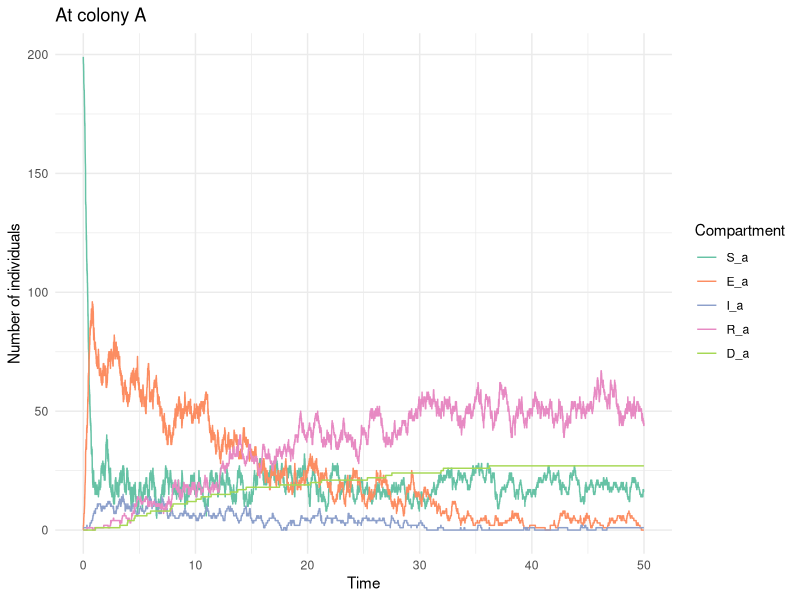
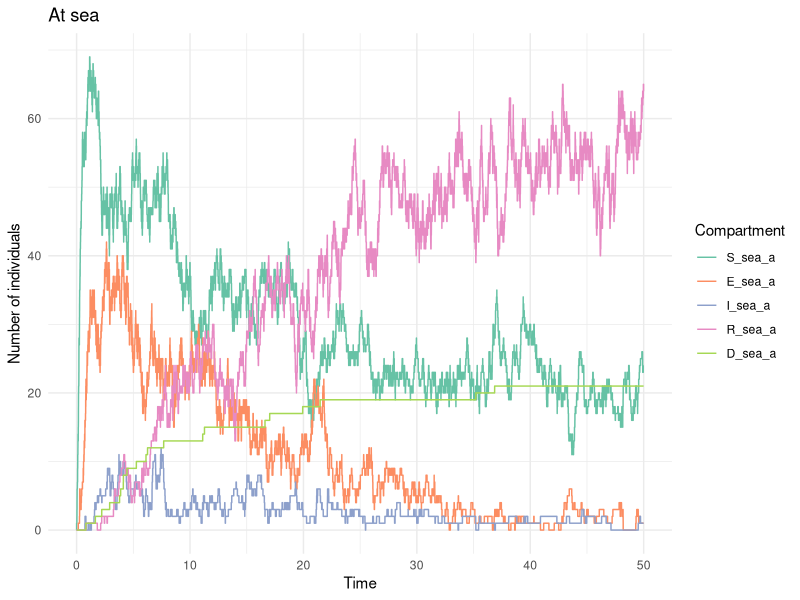
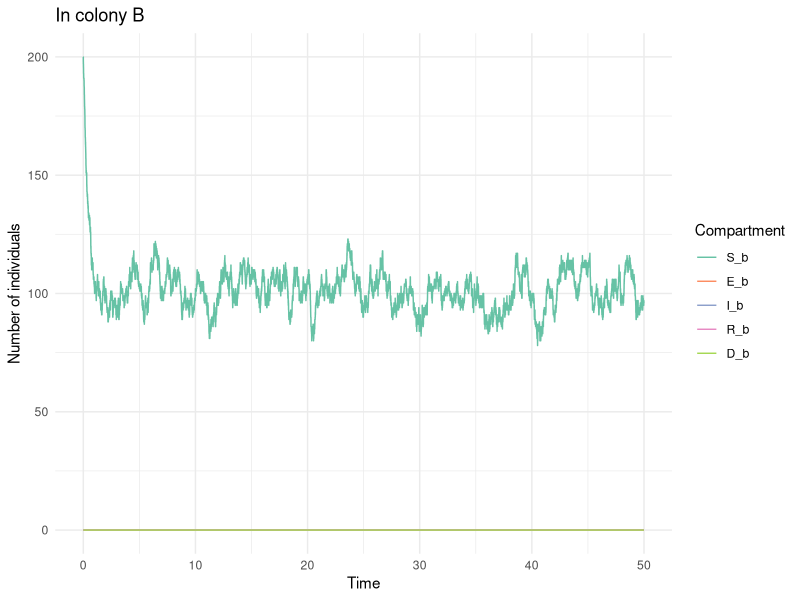

Generate these figures, in order, with R:



# -------------------------------------------------------------------------


# -------------------------------------------------------------------------



library(tidyverse)
library(ggplot2)
library(reshape2)
library(abind)
library(cowplot)

# Parameters

# Simulation time

total_time = 50    

param = list( 
  
  # Epidemiological parameters
  
  # Transmission rate from exposed individuals and from infectious individuals in a colony, at sea
  beta = matrix(c(0.05, 0.15,
                  0.00, 0.00),
                nrow = 2, ncol = 2, byrow = T),
  # Rate of progression from exposed to infectious (inverse of incubation period)
  sigma = 1/10,
  # Rate of progression from infectious to exposed
  eta =  0.9, 
  # Recovery rate (inverse of infectious period)
  gamma = 1/3,
  # Disease-related mortality rate
  mu = 1/3 * 0.5,
  
  
  # Mobility  parameters
  
  # Transition from sea to the colony (breeders)
  zeta_to_colony = 1,
  # Transition from colony to the sea (breeders)
  zeta_to_sea = 1,
  # Transition from breeder to nonbreeder (reproductive failure)
  psi = 1/50,
  # Transition from sea to the colony (non-breeders)
  rho_to_colony = 1/7,
  # Transition from colony to the sea (non-breeders)
  rho_to_sea = 1/7 * 7,

  
  # Induced dispersion parameters
  
  # Proportion of dispersed adults
  prop_dispersal = 1,
  # Proportion of prospectors among dispersed adults
  prop_prospecting = 0.2,
  # Date of induced dispersion
  dispersal_date = 10 

)


# Initial state

## In colony A
N = 200                  
initial_infected = 1
initial_exposed = 0
initial_recovered = 0
initial_susceptible = N - initial_infected - initial_exposed - initial_recovered
initial_dead = 0

initial_state_A = c(S = initial_susceptible,
                     E = initial_exposed,
                     I = initial_infected,
                     R = initial_recovered,
                     D = initial_dead)

## At sea A
N = 0                  
initial_infected = 0
initial_exposed = 0
initial_recovered = 0
initial_susceptible = N - initial_infected - initial_exposed - initial_recovered
initial_dead = 0

initial_state_sea_a = c(S = initial_susceptible,
                       E = initial_exposed,
                       I = initial_infected,
                       R = initial_recovered,
                       D = initial_dead)

## At sea B
N = 0                  
initial_infected = 0
initial_exposed = 0
initial_recovered = 0
initial_susceptible = N - initial_infected - initial_exposed - initial_recovered
initial_dead = 0

initial_state_sea_b = c(S = initial_susceptible,
                      E = initial_exposed,
                      I = initial_infected,
                      R = initial_recovered,
                      D = initial_dead)

## In colony B
N = 200                  
initial_infected = 0
initial_exposed = 0
initial_recovered = 0
initial_susceptible = N - initial_infected - initial_exposed - initial_recovered
initial_dead = 0

initial_state_B <- c(S = initial_susceptible,
                     E = initial_exposed,
                     I = initial_infected,
                     R = initial_recovered,
                     D = initial_dead)


initial_state = matrix(data = c(initial_state_A,
                                initial_state_sea_a,
                                initial_state_sea_b,
                                initial_state_B), 
                       nrow = 4, ncol = 5, 
                       byrow = T)


# Gillespie SEIR model function
gillespie_seir = function(param, 
                           initial_state, 
                           total_time) {
  
  beta_E_colony = param$beta[1,1]
  beta_I_colony = param$beta[1,2]
  beta_E_sea = param$beta[2,1]
  beta_I_sea = param$beta[2,2]
  
  sigma = param$sigma
  eta = param$eta
  gamma = param$gamma
  mu = param$mu
  
  zeta_to_colony = param$zeta_to_colony
  zeta_to_sea = param$zeta_to_sea
  psi = param$psi
  rho_to_colony = param$rho_to_colony
  rho_to_sea = param$rho_to_sea
  
  prop_dispersal = param$prop_dispersal
  prop_prospecting = param$prop_prospecting
  dispersal_date = param$dispersal_date
  
  # Initialization
  times = c(0)
  states = array(dim = c(4,5,1), data = initial_state)
  already_dispersed = F
  
  # Next event
  while (times[length(times)] < total_time) {
    
    S_a = states[1, 1, dim(states)[3]]
    E_a = states[1, 2, dim(states)[3]]
    I_a = states[1, 3, dim(states)[3]]
    R_a = states[1, 4, dim(states)[3]]
    D_a = states[1, 5, dim(states)[3]]
    
    S_sea_a = states[2, 1, dim(states)[3]]
    E_sea_a = states[2, 2, dim(states)[3]]
    I_sea_a = states[2, 3, dim(states)[3]]
    R_sea_a = states[2, 4, dim(states)[3]]
    D_sea_a = states[2, 5, dim(states)[3]]
    
    S_sea_b = states[3, 1, dim(states)[3]]
    E_sea_b = states[3, 2, dim(states)[3]]
    I_sea_b = states[3, 3, dim(states)[3]]
    R_sea_b = states[3, 4, dim(states)[3]]
    D_sea_b = states[3, 5, dim(states)[3]]
    
    S_b = states[4, 1, dim(states)[3]]
    E_b = states[4, 2, dim(states)[3]]
    I_b = states[4, 3, dim(states)[3]]
    R_b = states[4, 4, dim(states)[3]]
    D_b = states[4, 5, dim(states)[3]]
    
    # Rates of each possible event
    rates = c(
      "S_a_to_E_a" = beta_E_colony * S_a * E_a + beta_I_colony * S_a * I_a,
      "E_a_to_S_a" = eta * E_a,
      "E_a_to_I_a" = sigma * E_a,
      "I_a_to_R_a" = gamma * I_a,
      "I_a_to_D_a" = mu * I_a,
      
      "S_sea_a_to_E_sea_a" = beta_E_sea * S_sea_a * E_sea_a + beta_I_sea * S_sea_a * I_sea_a,
      "E_sea_a_to_S_sea_a" = eta * E_sea_a,
      "E_sea_a_to_I_sea_a" = sigma * E_sea_a,
      "I_sea_a_to_R_sea_a" = gamma * I_sea_a,
      "I_sea_a_to_D_sea_a" = mu * I_sea_a,
      
      "S_sea_b_to_E_sea_b" = beta_E_sea * S_sea_b * E_sea_b + beta_I_sea * S_sea_b * I_sea_b,
      "E_sea_b_to_S_sea_b" = eta * E_sea_b,
      "E_sea_b_to_I_sea_b" = sigma * E_sea_b,
      "I_sea_b_to_R_sea_b" = gamma * I_sea_b,
      "I_sea_b_to_D_sea_b" = mu * I_sea_b,
      
      "S_b_to_E_b" = beta_E_colony * S_b * E_b + beta_I_colony * S_b * I_b,
      "E_b_to_S_b" = eta * E_b,
      "E_b_to_I_b" = sigma * E_b,
      "I_b_to_R_b" = gamma * I_b,
      "I_b_to_D_b" = mu * I_b,
      
      "S_a_to_S_sea_a" = zeta_to_sea * S_a,
      "E_a_to_E_sea_a" = zeta_to_sea * E_a,
      "I_a_to_I_sea_a" = zeta_to_sea * I_a,
      "R_a_to_R_sea_a" = zeta_to_sea * R_a,
      
      "S_sea_a_to_S_a" = zeta_to_colony * S_sea_a,
      "E_sea_a_to_E_a" = zeta_to_colony * E_sea_a,
      "I_sea_a_to_I_a" = zeta_to_colony * I_sea_a,
      "R_sea_a_to_R_a" = zeta_to_colony * R_sea_a,
      
      "S_b_to_S_sea_b" = zeta_to_sea * S_b,
      "E_b_to_E_sea_b" = zeta_to_sea * E_b,
      "I_b_to_I_sea_b" = zeta_to_sea * I_b,
      "R_b_to_R_sea_b" = zeta_to_sea * R_b,
      
      "S_sea_b_to_S_b" = zeta_to_colony * S_sea_b,
      "E_sea_b_to_E_b" = zeta_to_colony * E_sea_b,
      "I_sea_b_to_I_b" = zeta_to_colony * I_sea_b,
      "R_sea_b_to_R_b" = zeta_to_colony * R_sea_b
      
    )

    total_rate = sum(rates)
    
    if (total_rate == 0) {
      break
    }
    
    time_step = rexp(1, total_rate)
    next_time = times[length(times)] + time_step
    
    # Induction of dispersion
    if (F) { 
    #if (next_time > dispersal_date & !already_dispersed) { 
      
      # Number of adults in colony A
      N_a = S_a + E_a + I_a + R_a
      # Number of adults in colony A who are dispersed
      N_disp_a = round(N_a * prop_dispersal)
      # Distribution of dispersed adults by epidemiological status
      disp_a = sample(c(rep("S_a", S_a), rep("E_a", E_a),rep("I_a", I_a),rep("R_a", R_a)),
             size = N_disp_a, 
             replace = F) %>% 
        factor(., levels = c("S_a","E_a","I_a","R_a")) %>% 
        table()

      # Number of susceptible adults who are dispersed from colony A
      disp_S_a = disp_a["S_a"]
      # Number of susceptible adults who are dispersed from colony A and prospect other colonies
      disp_S_a_prospecting=  rbinom(1, size = disp_S_a, prob = prop_prospecting)
      # Update of the number of susceptible adults
      S_a = S_a - disp_S_a
      S_sea = S_sea + (disp_S_a - disp_S_a_prospecting)
      S_b = S_b + disp_S_a_prospecting
      
      # Same for exposed adults from colony A
      disp_E_a = disp_a["E_a"]
      disp_E_a_prospecting=  rbinom(1, size = disp_E_a, prob = prop_prospecting)
      E_a = E_a - disp_E_a
      E_sea = E_sea + (disp_E_a - disp_E_a_prospecting)
      E_b = E_b + disp_E_a_prospecting
      
      # Same for infected adults from colony A
      disp_I_a = disp_a["I_a"]
      disp_I_a_prospecting=  rbinom(1, size = disp_I_a, prob = prop_prospecting)
      I_a = I_a - disp_I_a
      I_sea = I_sea + (disp_I_a - disp_I_a_prospecting)
      I_b = I_b + disp_I_a_prospecting
      
      # Same for recovered adults from colony A
      disp_R_a = disp_a["R_a"]
      disp_R_a_prospecting=  rbinom(1, size = disp_R_a, prob = prop_prospecting)
      R_a = R_a - disp_R_a
      R_sea = R_sea + (disp_R_a - disp_R_a_prospecting)
      R_b = R_b + disp_R_a_prospecting
      
      already_dispersed = T
      
      new_state = matrix(data = c(S_a, E_a, I_a, R_a, D_a,
                                  S_sea, E_sea, I_sea, R_sea, D_sea,
                                  S_b, E_b, I_b, R_b, D_b),
                         nrow = 3, ncol = 5, 
                         byrow = T)
      
      states = abind(states, new_state)
      
      times = c(times, dispersal_date)
      
      # Transmission period
      period = findInterval(times[length(times)], transmission_period) 
      beta_colony_t = beta_colony[period]
      beta_sea_t = beta_sea[period]
      
      # Rates of each possible event
      rates = c(
        "S_a_to_E_a" = beta_colony_t * S_a * I_a,
        "E_a_to_S_a" = eta * E_a,
        "E_a_to_I_a" = sigma * E_a,
        "I_a_to_R_a" = gamma * I_a,
        "I_a_to_D_a" = mu * I_a,
        
        "S_sea_to_E_sea" = beta_sea_t * S_sea * I_sea,
        "E_sea_to_S_sea" = eta * E_sea,
        "E_sea_to_I_sea" = sigma * E_sea,
        "I_sea_to_R_sea" = gamma * I_sea,
        "I_sea_to_D_sea" = mu * I_sea,
        
        "S_b_to_E_b" = beta_colony_t * S_b * I_b,
        "E_b_to_S_b" = eta * E_b,
        "E_b_to_I_b" = sigma * E_b,
        "I_b_to_R_b" = gamma * I_b,
        "I_b_to_D_b" = mu * I_b,
        
        "S_a_to_S_sea" = zeta * S_a,
        "E_a_to_E_sea" = zeta * E_a,
        "I_a_to_I_sea" = zeta * I_a,
        "R_a_to_R_sea" = zeta * R_a
        
      )
      
      total_rate = sum(rates)
      
      if (total_rate == 0) {
        break
      }
      
      time_step = rexp(1, total_rate)
      next_time = times[length(times)] + time_step
        
    }
    

    times = c(times, next_time)
    
    transition = sample(names(rates), 1, prob = rates / total_rate)
    
    if (transition == "S_a_to_E_a") {
      S_a = S_a - 1
      E_a = E_a + 1
    } else if (transition == "E_a_to_S_a") {
      E_a = E_a - 1
      S_a = S_a + 1
    } else if (transition == "E_a_to_I_a") {
      E_a = E_a - 1
      I_a = I_a + 1
    } else if (transition == "I_a_to_R_a") {
      I_a = I_a - 1
      R_a = R_a + 1
    } else if (transition == "I_a_to_D_a") {
      I_a = I_a - 1
      D_a = D_a + 1
    } else if (transition == "S_sea_a_to_E_sea_a") {
      S_sea_a = S_sea_a - 1
      E_sea_a = E_sea_a + 1
    } else if (transition == "E_sea_a_to_S_sea_a") {
      E_sea_a = E_sea_a - 1
      S_sea_a = S_sea_a + 1
    } else if (transition == "E_sea_a_to_I_sea_a") {
      E_sea_a = E_sea_a - 1
      I_sea_a = I_sea_a + 1
    } else if (transition == "I_sea_a_to_R_sea_a") {
      I_sea_a = I_sea_a - 1
      R_sea_a = R_sea_a + 1
    } else if (transition == "I_sea_a_to_D_sea_a") {
      I_sea_a = I_sea_a - 1
      D_sea_a = D_sea_a + 1
    } else if (transition == "S_sea_b_to_E_sea_b") {
      S_sea_b = S_sea_b - 1
      E_sea_b = E_sea_b + 1
    } else if (transition == "E_sea_b_to_S_sea_b") {
      E_sea_b = E_sea_b - 1
      S_sea_b = S_sea_b + 1
    } else if (transition == "E_sea_b_to_I_sea_b") {
      E_sea_b = E_sea_b - 1
      I_sea_b = I_sea_b + 1
    } else if (transition == "I_sea_b_to_R_sea_b") {
      I_sea_b = I_sea_b - 1
      R_sea_b = R_sea_b + 1
    } else if (transition == "I_sea_b_to_D_sea_b") {
      I_sea_b = I_sea_b - 1
      D_sea_b = D_sea_b + 1
    } else if (transition == "S_b_to_E_b") {
      S_b = S_b - 1
      E_b = E_b + 1
    } else if (transition == "E_b_to_S_b") {
      E_b = E_b - 1
      S_b = S_b + 1
    } else if (transition == "E_b_to_I_b") {
      E_b = E_b - 1
      I_b = I_b + 1
    } else if (transition == "I_b_to_R_b") {
      I_b = I_b - 1
      R_b = R_b + 1
    } else if (transition == "I_b_to_D_b") {
      I_b = I_b - 1
      D_b = D_b + 1
    } else if (transition == "S_a_to_S_sea_a") {
      S_a = S_a - 1
      S_sea_a = S_sea_a + 1
    } else if (transition == "E_a_to_E_sea_a") {
      E_a = E_a - 1
      E_sea_a = E_sea_a + 1
    } else if (transition == "I_a_to_I_sea_a") {
      I_a = I_a - 1
      I_sea_a = I_sea_a + 1
    } else if (transition == "R_a_to_R_sea_a") {
      R_a = R_a - 1
      R_sea_a = R_sea_a + 1
    } else if (transition == "S_b_to_S_sea_b") {
      S_b = S_b - 1
      S_sea_b = S_sea_b + 1
    } else if (transition == "E_b_to_E_sea_b") {
      E_b = E_b - 1
      E_sea_b = E_sea_b + 1
    } else if (transition == "I_b_to_I_sea_b") {
      I_b = I_b - 1
      I_sea_b = I_sea_b + 1
    } else if (transition == "R_b_to_R_sea_b") {
      R_b = R_b - 1
      R_sea_b = R_sea_b + 1
    }else if (transition == "S_sea_a_to_S_a") {
      S_a = S_a + 1
      S_sea_a = S_sea_a - 1
    } else if (transition == "E_sea_a_to_E_a") {
      E_a = E_a + 1
      E_sea_a = E_sea_a - 1
    } else if (transition == "I_sea_a_to_I_a") {
      I_a = I_a + 1
      I_sea_a = I_sea_a - 1
    } else if (transition == "R_sea_a_to_R_a") {
      R_a = R_a + 1
      R_sea_a = R_sea_a - 1
    } else if (transition == "S_sea_b_to_S_b") {
      S_b = S_b + 1
      S_sea_b = S_sea_b - 1
    } else if (transition == "E_sea_b_to_E_b") {
      E_b = E_b + 1
      E_sea_b = E_sea_b - 1
    } else if (transition == "I_sea_b_to_I_b") {
      I_b = I_b + 1
      I_sea_b = I_sea_b - 1
    } else if (transition == "R_sea_b_to_R_b") {
      R_b = R_b + 1
      R_sea_b = R_sea_b - 1
    }
    
    
    new_state = matrix(data = c(S_a, E_a, I_a, R_a, D_a,
                                S_sea_a, E_sea_a, I_sea_a, R_sea_a, D_sea_a,
                                S_sea_b, E_sea_b, I_sea_b, R_sea_b, D_sea_b,
                                S_b, E_b, I_b, R_b, D_b),
                           nrow = 4, ncol = 5, 
                           byrow = T)
    
    states = abind(states, new_state)

  }
  
  output = data.frame(
    time = times,
    S_a = states[1, 1, ],
    E_a = states[1, 2, ],
    I_a = states[1, 3, ],
    R_a = states[1, 4, ],
    D_a = states[1, 5, ],
    S_sea_a = states[2, 1, ],
    E_sea_a = states[2, 2, ],
    I_sea_a = states[2, 3, ],
    R_sea_a = states[2, 4, ],
    D_sea_a = states[2, 5, ],
    S_sea_b = states[3, 1, ],
    E_sea_b = states[3, 2, ],
    I_sea_b = states[3, 3, ],
    R_sea_b = states[3, 4, ],
    D_sea_b = states[3, 5, ],
    S_b = states[4, 1, ],
    E_b = states[4, 2, ],
    I_b = states[4, 3, ],
    R_b = states[4, 4, ],
    D_b = states[4, 5, ]
  )
  
  return(output)
}

# Run simulation

output = gillespie_seir(param,
                         initial_state, 
                         total_time)



# Plot results
output_long = melt(output[1:nrow(output)-1, ], id = "time")

output_a = output_long %>% filter(variable %in% c("S_a", "E_a", "I_a", "R_a", "D_a"))
plot_a = ggplot(output_a, aes(x = time, y = value, color = variable)) +
  geom_line() +
  labs(x = "Time", y = "Number of individuals", color = "Compartment") +
  theme_minimal() +
  ggtitle("At colony A")+
  scale_color_brewer(palette="Set2")


output_sea_a = output_long %>% filter(variable %in% c("S_sea_a", "E_sea_a", "I_sea_a", "R_sea_a", "D_sea_a"))
plot_sea_a = ggplot(output_sea_a, aes(x = time, y = value, color = variable)) +
  geom_line() +
  labs(x = "Time", y = "Number of individuals", color = "Compartment") +
  theme_minimal() +
  ggtitle("At sea")+
  scale_color_brewer(palette="Set2")


output_b = output_long %>% filter(variable %in% c("S_b", "E_b", "I_b", "R_b", "D_b"))
plot_b = ggplot(output_b, aes(x = time, y = value, color = variable)) +
  geom_line() +
  labs(x = "Time", y = "Number of individuals", color = "Compartment") +
  theme_minimal() +
  ggtitle("In colony B") +
  scale_color_brewer(palette="Set2")


# Display plots
plot_a 
plot_sea_a
plot_b


# 
# summary_output = function(output){
#   
#   N_a = output[1, c("S_a", "I_a")] %>% sum()
#   
#   max_infected_a = max(output[, "I_a"]) 
#   prop_max_infected_a = max_infected_a / N_a
#   dead_a = output[nrow(output), "D_a"]
#   prop_dead_a = dead_a / N_a
#   
#   max_infected_sea = max(output[, "I_sea"]) 
#   dead_sea = output[nrow(output), "D_sea"]
#   
#   prop_non_exposed_from_a = (output[nrow(output), "S_a"] + output[nrow(output), "S_sea"] - output[1, "S_sea"] ) / N_a
#   
#   return( data.frame(
#     N_a = N_a,
#     max_infected_a = max_infected_a,
#     prop_max_infected_a = prop_max_infected_a,
#     dead_a = dead_a,
#     prop_dead_a = prop_dead_a,
#     max_infected_sea = max_infected_sea,
#     dead_sea = dead_sea,
#     prop_non_exposed_from_a = prop_non_exposed_from_a
#     
#   ))
# }
# 
# 
# output_long_list = data.frame()
# response_list = data.frame()
# 
# nb_iterations = 8
# 
# for (i in 1:nb_iterations){
#   
#   output = gillespie_seir(epi_param, initial_state, total_time)
#   output_long = melt(output, id = "time")
#   
#   output_long_i = cbind(output_long,
#                          data.frame(simulation = rep(i, times = nrow(output_long))))
#   
#   output_long_list = rbind(output_long_list, output_long_i)
#   response_list = rbind(response_list, summary_output(output))
#   
# }
# 
# 
# output_a = output_long_list %>% filter(variable %in% c("S_a", "E_a", "I_a", "R_a", "D_a"))
# 
# p = ggplot()
# for(i in 1:nb_iterations){
#   p = p + geom_line(data = output_a %>% subset(., simulation == i )
#                     , aes(x = time, y = value, color = variable)) 
# }
# p = p +
#   labs(x = "Time", y = "Number of individuals", color = "Compartment") +
#   theme_minimal() +
#   ggtitle("Stochastic SEIR Model Simulation (Gillespie Algorithm)")
# 
# 
# p
# 
# 
# data_long = pivot_longer(response_list, cols = -N_a, names_to = "variable", values_to = "value")
# 
# # Créer les diagrammes en violon pour chaque variable
# ggplot(data_long %>% subset(., variable %in% c("dead_a", "max_infected_a")),
#        aes(x = variable, y = value)) +
#   geom_violin() + 
#   geom_dotplot(binaxis='y', stackdir='center', dotsize=1)
# 
# 
